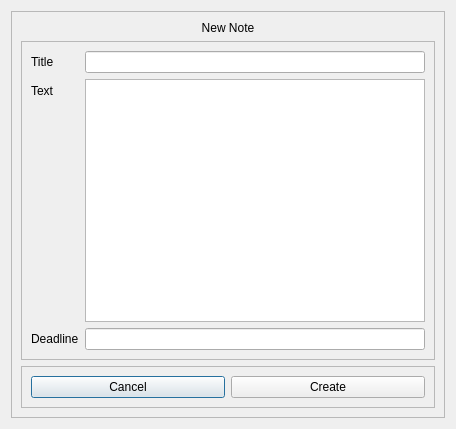
<?xml version="1.0" encoding="UTF-8"?>
<ui version="4.0">
 <class>Dialog</class>
 <widget class="QDialog" name="Dialog">
  <property name="geometry">
   <rect>
    <x>0</x>
    <y>0</y>
    <width>456</width>
    <height>429</height>
   </rect>
  </property>
  <property name="windowTitle">
   <string>Dialog</string>
  </property>
  <layout class="QHBoxLayout" name="horizontalLayout">
   <item>
    <widget class="QFrame" name="frame">
     <property name="frameShape">
      <enum>QFrame::StyledPanel</enum>
     </property>
     <property name="frameShadow">
      <enum>QFrame::Raised</enum>
     </property>
     <layout class="QVBoxLayout" name="verticalLayout">
      <item>
       <widget class="QLabel" name="label_4">
        <property name="text">
         <string>New Note</string>
        </property>
        <property name="alignment">
         <set>Qt::AlignCenter</set>
        </property>
       </widget>
      </item>
      <item>
       <widget class="QFrame" name="frame_2">
        <property name="frameShape">
         <enum>QFrame::StyledPanel</enum>
        </property>
        <property name="frameShadow">
         <enum>QFrame::Raised</enum>
        </property>
        <layout class="QFormLayout" name="formLayout">
         <item row="0" column="0">
          <widget class="QLabel" name="label">
           <property name="text">
            <string>Title</string>
           </property>
          </widget>
         </item>
         <item row="1" column="0">
          <widget class="QLabel" name="label_2">
           <property name="text">
            <string>Text</string>
           </property>
          </widget>
         </item>
         <item row="2" column="0">
          <widget class="QLabel" name="label_3">
           <property name="text">
            <string>Deadline</string>
           </property>
          </widget>
         </item>
         <item row="0" column="1">
          <widget class="QLineEdit" name="lineEdit"/>
         </item>
         <item row="1" column="1">
          <widget class="QTextEdit" name="textEdit"/>
         </item>
         <item row="2" column="1">
          <widget class="QLineEdit" name="lineEdit_2"/>
         </item>
        </layout>
       </widget>
      </item>
      <item>
       <widget class="QFrame" name="frame_3">
        <property name="frameShape">
         <enum>QFrame::StyledPanel</enum>
        </property>
        <property name="frameShadow">
         <enum>QFrame::Raised</enum>
        </property>
        <layout class="QHBoxLayout" name="horizontalLayout_2">
         <item>
          <widget class="QPushButton" name="pushButton">
           <property name="text">
            <string>Cancel</string>
           </property>
          </widget>
         </item>
         <item>
          <widget class="QPushButton" name="pushButton_2">
           <property name="text">
            <string>Create</string>
           </property>
          </widget>
         </item>
        </layout>
       </widget>
      </item>
     </layout>
    </widget>
   </item>
  </layout>
 </widget>
 <resources/>
 <connections/>
</ui>
